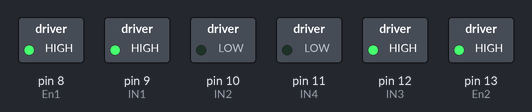
Recording of a sketch running on a simulated Arduino Uno, built with avr-gcc and run on an emulated ATmega328P. On the bench: switched loads named in the sketch (green lamp = pin HIGH).

Above: at 0.1 s.
Timing chart, 0 to 1.6 s (numbered marks = the images above):
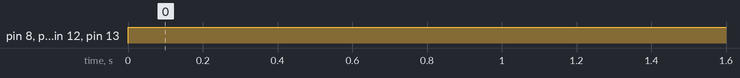

The sketch:

controlling_dc_motors_with_an_h_bridge_1.ino
```cpp
// C++ code


// 1st Motor

int En1 = 8;
int IN1 = 9;
int IN2 = 10;

// 2nd Motor

int En2 = 13;
int IN3 = 12;
int IN4 = 11;


void setup()
{

// set all control pins to output

  pinMode(En1,OUTPUT);
  pinMode(IN1,OUTPUT);
  pinMode(IN2,OUTPUT);

  pinMode(En2,OUTPUT);
  pinMode(IN3,OUTPUT);
  pinMode(IN4,OUTPUT);

}


void loop()
{

// turn on 1st Motor

  digitalWrite(IN1,HIGH);
  digitalWrite(IN2,LOW);

// set speed to 180

  analogWrite(En1,180);

// turn on 2st Motor

  digitalWrite(IN3,HIGH);
  digitalWrite(IN4,LOW);

// set speed to 180

  analogWrite(En2,180);

  delay(1500);

}

//End of code
```

Measured:
- by itself, pin 8 (En1), pin 9 (IN1), pin 12 (IN3), pin 13 (En2): LOW → HIGH at 0.00 s
